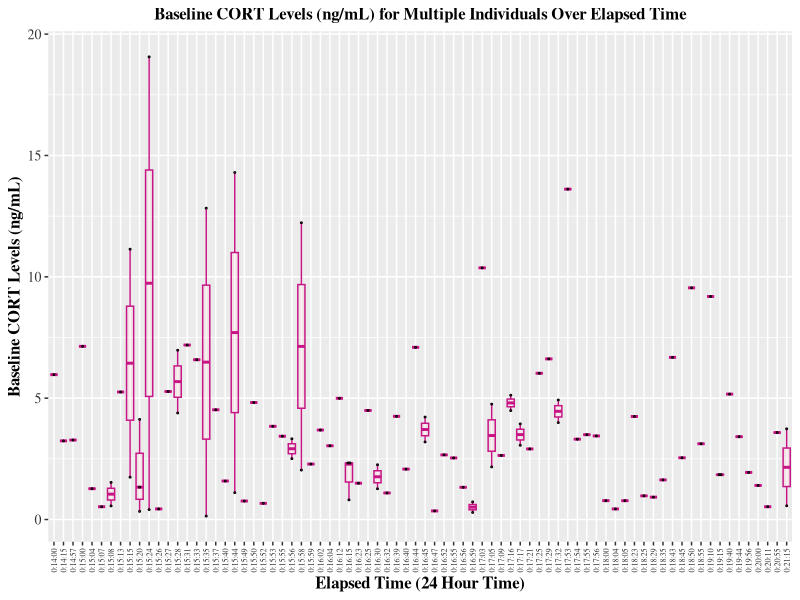
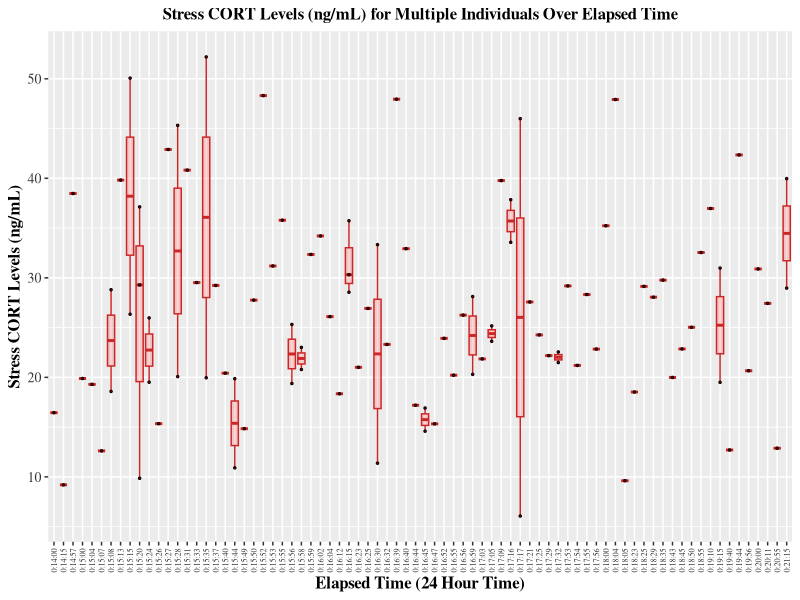
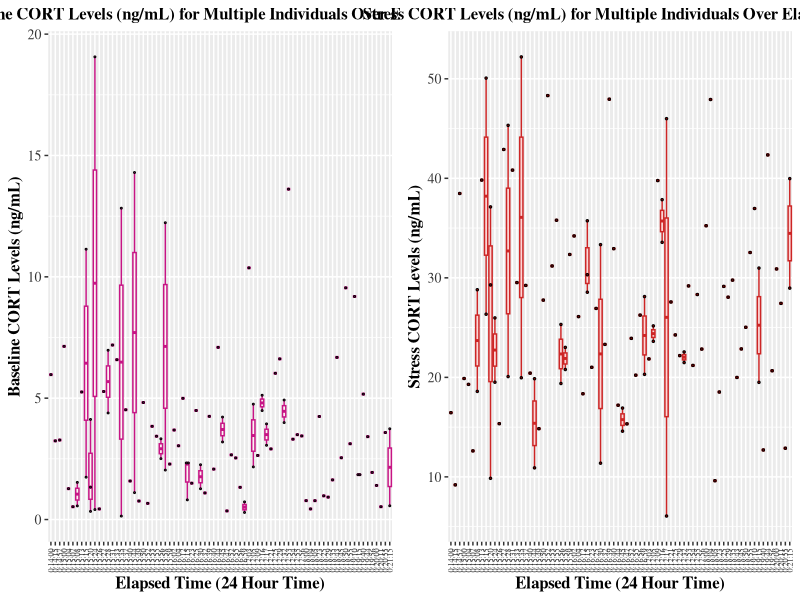

Reproduce these figures in R, in order.
# MARINA AYALA
# INDEPENDENT PROJECT EBIO 4420 SPRING 2020
# Dataset obtained from Dryad
# Study: Jenkins, Brittany R. et al. (2014), Data from: An experimental analysis of the heritability of variation in glucocorticoid concentrations in a wild avian population, Dryad, Dataset, https://doi.org/10.5061/dryad.h14kk
####################################################################################
# setting the working directory to obtain the dataset
setwd("~/Documents/Courses/EBIO4420/CompBioLabsAndHomework/Labs/Assignment_09")

# uploading the data file and converting any string as factors to false
NestlingData <- read.csv("Nestling.csv", stringsAsFactors = FALSE)

# looking at the structure of the data file
str(NestlingData)
# I just want to look at the first few rows for each variable to see what the data is structured like
head(NestlingData)

# filtering out the NAs for baseline and stress CORT levels using the filter function from the tidyverse
install.packages("tidyverse")
library(tidyverse)
nafilter <- NestlingData %>%
	filter(!is.na(X.Baseline....ng.ml.),         
				 !is.na(X.Stress...ng.ml.),
				 !is.na(Elapsed.Time))            

# I want to create a variable for just the baseline glucocorticoid levels
Baseline <- nafilter$X.Baseline....ng.ml.
# I want to create a variable for just the stress glucocorticoid levels
Stress <- nafilter$X.Stress...ng.ml.

# I just want to look at at elapsed time because this is the total amount of time for disturbance for each individual between measurements
ElapsedTime <- nafilter$Elapsed.Time

# creating a dataframe for visualization for the stress and baseline CORT levels over time
StressAndBaselineLevelsPLusElapsedTimeDF <- data.frame(Baseline, Stress, ElapsedTime)


#creating a grey theme so that I have seamless axes 
grey_theme <- theme(axis.text.x = element_text(family = "Times", colour = "grey20", size = 6, angle = 90, hjust = 0.5, vjust = 0.5),
										axis.text.y = element_text(family = "Times",  colour = "grey20", size = 10),
										text = element_text(size = 12))

# creating a boxplot for baseline cort levels over elapsed time using both a boxplot and a dotplot so individual points can be visualized along with the mean and standard error between data points for the same timestamp
plot1<-ggplot(StressAndBaselineLevelsPLusElapsedTimeDF, aes(x = ElapsedTime, y = Baseline)) +
	geom_boxplot(color = "mediumvioletred", fill = "pink", alpha = 0.2) +
	labs( x = "Elapsed Time (24 Hour Time)", y = "Baseline CORT Levels (ng/mL)") +
	geom_dotplot(binaxis='y',
							 binwidth = 0.2,
							 stackdir='center', 
							 dotsize = .4, 
							 fill="maroon4") +
	ggtitle("Baseline CORT Levels (ng/mL) for Multiple Individuals Over Elapsed Time") +
	theme(plot.title = element_text(family = "Times", face = "bold", colour= "black", size = 12, hjust = 0.5)) +
	theme(axis.title.x = element_text(family = "Times", face = "bold", colour= "black"))+
	theme(axis.title.y = element_text(family = "Times", face = "bold", colour= "black"))+
	grey_theme 
print(plot1)


# creating a boxplot for stress cort levels over elapsed time using both a boxplot and a dotplot so individual points can be visualized along with the mean and standard error between data points for the same timestamp
plot2 <- ggplot(StressAndBaselineLevelsPLusElapsedTimeDF, aes(x = ElapsedTime, y = Stress))+
	geom_boxplot(color = "firebrick3", fill = "firebrick1", alpha = 0.2) +
	labs( x = "Elapsed Time (24 Hour Time)", y = "Stress CORT Levels (ng/mL)") +
	geom_dotplot(binaxis='y',
							 binwidth = 0.5,
							 stackdir='center', 
							 dotsize = .5, 
							 fill="red4") +
	ggtitle("Stress CORT Levels (ng/mL) for Multiple Individuals Over Elapsed Time") +
	theme(plot.title = element_text(family = "Times", face = "bold", colour= "black", size = 12, hjust = 0.5)) +
	theme(axis.title.x = element_text(family = "Times", face = "bold", colour= "black"))+
	theme(axis.title.y = element_text(family = "Times", face = "bold", colour= "black"))+
	grey_theme 
print(plot2)

# vizualizing both boxplots at once using an R package called gridExtra
install.packages("gridExtra")
library(gridExtra)
finalplot <- grid.arrange(plot1, plot2, ncol = 2, widths = c(4, 4))
# this plot is huge so in order to view, you must press zoom or it overlaps

# turning ElapsedTime to a numeric instead of a  string so I can run the two-way ANOVA
x <- strptime(ElapsedTime, format = "%H:%M:%S",)

# getting rid of the dates and the timezone because it is uncessary, I only want to look at the timestamps
format(x, "%H:%M:%S",usetz = F)

# using the lubridate package from R to fix the dates and change to numerics
install.packages("lubridate")
library("lubridate")

hour(x) 			# hour function
minute(x)     # minute function
second(x)     # second function
x_hours <- hour(x) + minute(x)/60 + second(x)/3600 #converting the timestamp to hours
print(x_hours) # print out the hours

x_minutes <- hour(x) * 60 + minute(x) + second(x) / 60 #converting the timestamp to minutes
print(x_minutes) # print out the minutes

x_seconds <- hour(x) * 3600 + minute(x) + second(x) #converting the timestamp to seconds
print(x_seconds)  # print out the seconds

# creating a new variable for elapsed time as a numeric rather than as a string
ElapsedTimeasANumeric <- x_hours + x_minutes + x_seconds


# conducting the two-way ANOVA to measure for significance
# installing a package to conduct the ANOVA from R called "car"
install.packages("car")
# constructing the model
model = lm(ElapsedTimeasANumeric ~ Baseline + Stress, data = NestlingData)
# using the car function from my R library
library(car)
# this creates the type I sum of squares
Anova(model, type ="II")
# this creates the r-square, p-value, and parameter estimate
anova(model)
summary(model)
